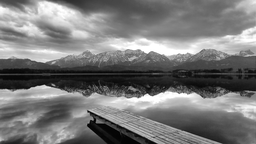
#> input picture image.png, 256 x 144 px, shrunk from 1984 x 1116 before the run
$ python part3_teasteable_code.py
#> lines starting #> are read from the running program, lines starting #| are printed output that depends on the picture
# Write here your codes for questions 16 to 21 (you may delete this comment)
# From here, you may import either opencv (cv2) or the Python Imaging Library (PIL), but no other extra libraries.

from PIL import Image,ImageOps
import sys
import numpy as np

def read_greyscale_image(path):

#> called with path = 'image.png'
    img = Image.open(path)
#> img is the input picture: PIL image 256x144 RGB; min 0, max 255, mean 120.7
    if img is None:
        sys.exit("Could not read the image.")

    grey_scale = ImageOps.grayscale(img)
    grey_scale.show()

    return grey_scale

def save_image(img,path):
    if img is None or path is None:
        sys.exit("Could not save Image.")

    img.save(path, "PNG")

    return

def encode_image(img):
    return np.matrix.flatten(np.unpackbits(np.asarray(img),axis = 1))

def decode_image(image_as_bits,shape):
    return np.reshape(np.packbits(image_as_bits,axis = 0),shape)

def hamming_sequence_encoding(sequence):
    #pad the sequence to be a multiple of 4
    padding_len = len(sequence) % 4
    np.append(sequence,np.zeros(padding_len, dtype=np.int8))

    #apply hamming code to every 4 char
    hamming_sequence = np.zeros(len(sequence)//4*7,dtype=np.int8)
    for i in range(0,len(sequence),4):
        code = hamming_code(sequence[i:i+4])

        hamming_sequence[((i//4)*7):((i//4)*7)+7] = code

    return hamming_sequence

def hamming_sequence_decoding(sequence,original_nb_bits):
    decoded_sequence = np.zeros(len(sequence)//7 * 4,dtype=np.int8)
    nb_corrections = 0

    for i in range(0,len(sequence),7):
        decoded_bits = decode_hamming(sequence[i:i+7])
        if np.array_equal(decoded_bits, sequence[i:i+4]):
            None
        else :
            nb_corrections += 1

        decoded_sequence[(i//7) *4 : ((i//7) * 4) + 4] = decoded_bits

    #remove padding done at source
    return decoded_sequence[0:original_nb_bits]

def sequence_through_channel(original_sequence):
    noisy_sequence = original_sequence

    for i, bit in enumerate(noisy_sequence):
        noisy_sequence[i] = noisy_channel(bit)

    return noisy_sequence

def noisy_channel(bit):
    if np.random.rand() > 0.01 :
        return bit
    else:
        return (bit + 1) % 2

def hamming_code(bits):
    if len(bits) != 4:
        print('error: wrong number of bits given')
        return None

    parity = np.zeros(3,dtype=np.int8)
    for i in range(len(parity)):
        parity[i] = (bits[i%4] + bits[(i+1)%4] + bits[(i+2)%4]) % 2

    code = np.append(bits,parity)
    return code

def decode_hamming(code):
    if len(code) != 7:
        print('error: wrong number of bits given')
        return None

    bits = np.copy(code[0:4])
    received_parity = code[4:7]
    computed_parity = (hamming_code(code[0:4]))[4:7]

    syndrome = np.zeros(3,dtype=np.int8)
    nb_errors = 0

    for i in range(len(received_parity)):

        if(computed_parity[i] != received_parity[i]):
            syndrome[i] = 1
            nb_errors += 1

    if nb_errors == 3:
        bits[2] = (code[2] + 1) % 2

    if nb_errors == 2:
        if syndrome[0] and syndrome[1]:
            bits[1] = (code[1] + 1) % 2

        if syndrome[1] and syndrome[2]:
            bits[3] = (code[3] + 1) % 2

        if syndrome[2] and syndrome[0]:
            bits[0] = (code[0] + 1) % 2

    return bits


def number_of_differences(seq1,seq2):
    nb_diff = 0
    for i in range(len(seq1)):
        if seq1[i] != seq2[i]:
            nb_diff += 1

    return nb_diff

def naive_hamming_seq_decoding(sequence,original_nb_bits):

    decoded_sequence = np.zeros(len(sequence)//7 * 4,dtype=np.int8)

    for i in range(0,len(sequence),7):
        decoded_sequence[(i//7) *4 : ((i//7) * 4) + 4] = sequence[i:i+4]

    #remove padding done at source
    return decoded_sequence[0:original_nb_bits]

######################################## Code to answer the questions ##############

#### 16 :Load image and show ####################

original_image = read_greyscale_image("image.png")

#### 17 :Encode image using 1byte/pixel #########

image_as_sequence = encode_image(original_image)

#### 18 :Simulate channel and decode sequence ###
im_width, im_height = original_image.size
#> im_width = 256; im_height = 144

after_channel = decode_image(sequence_through_channel(image_as_sequence),(im_height,im_width))
#> the loop in sequence_through_channel, `for i, bit in enumerate(noisy_sequence):` made 294912 passes
#> bit on passes 1 to 3: 0, 1, 0
#> in decode_image, `return np.reshape(np.packbits(image_as_bits,axis = 0),shape)`:
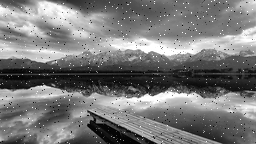
#> returned value: shape (144, 256); min 0, max 255, mean 120.9
Image.fromarray(after_channel).show()

save_image(Image.fromarray(after_channel),'noisy.png')

#### 19 :Encode image using Hamming code #########
hamming_sequence = hamming_sequence_encoding(image_as_sequence)
#> in hamming_sequence_encoding, `padding_len = len(sequence) % 4`: padding_len = 0
#> the loop in hamming_sequence_encoding, `for i in range(0,len(sequence),4):` made 73728 passes
#> (i, code) on passes 2 to 4: (4, [0, 0, 0, 0, 0, 0, 0]), (8, [0, 1, 0, 0, 1, 1, 0]), (12, [1, 1, 1, 0, 1, 0, 0])

#### 20 :Simulate channel on Hamming sequence ####
hamming_after_channel = sequence_through_channel(hamming_sequence)
#> the loop in sequence_through_channel (call 2), `for i, bit in enumerate(noisy_sequence):` made 516096 passes

decoded_hamming = hamming_sequence_decoding(hamming_after_channel,len(image_as_sequence))
#> the loop in hamming_sequence_decoding, `for i in range(0,len(sequence),7):` made 73728 passes
#> (i, received_parity in decode_hamming) on pass 36: (245, [0, 1, 0])
#> i on passes 3 to 8: 14, 21, 28, 35, 42, 49
naive_decoded_hamming = naive_hamming_seq_decoding(hamming_after_channel,len(image_as_sequence))
#> the loop in naive_hamming_seq_decoding, `for i in range(0,len(sequence),7):` made 73728 passes
#> i on passes 2 to 4: 7, 14, 21

print("errors without hamming decoding compared to original image = " + str(number_of_differences(image_as_sequence, naive_decoded_hamming)))
#| errors without hamming decoding compared to original image = 2920
print("errors with  hamming decoding compared to original image = " + str(number_of_differences(image_as_sequence, decoded_hamming)))
#| errors with  hamming decoding compared to original image = 265

Image.fromarray(decode_image(decoded_hamming,(im_height,im_width))).show()
save_image(Image.fromarray(decode_image(decoded_hamming,(im_height,im_width))),'postHamming_decoded.png')
save_image(Image.fromarray(decode_image(naive_decoded_hamming,(im_height,im_width))),'naive_Hamming_decoding.png')
#> call 4 of decode_image, with image_as_bits = array of shape (294912,), shape = (144, 256)
#> in decode_image (call 4), `return np.reshape(np.packbits(image_as_bits,axis = 0),shape)`:
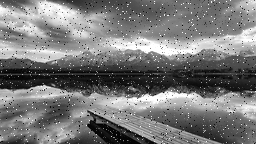
#> returned value: shape (144, 256); min 0, max 255, mean 120.9
